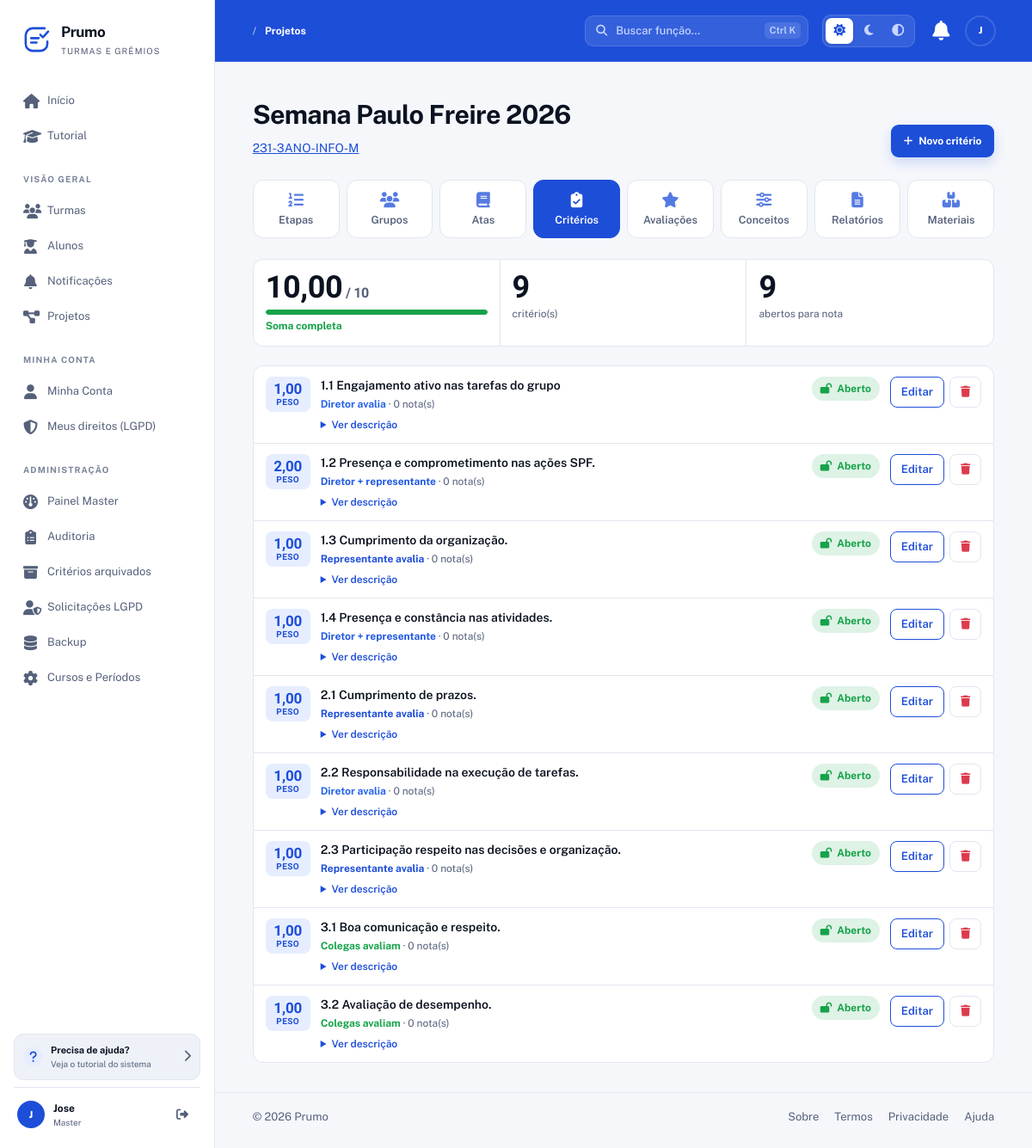
The app's page /Prumo/projetos/3/criterios (signed in) with its own data.
### tables this page shows
CREATE TABLE projetos (
  id INT AUTO_INCREMENT PRIMARY KEY,
  turma_id INT NOT NULL,
  nome VARCHAR(150) NOT NULL,
  descricao TEXT DEFAULT NULL,
  prazo DATE DEFAULT NULL,
  modo_avaliacao ENUM('etapa','cronograma') DEFAULT 'cronograma',
  encerrado TINYINT(1) DEFAULT 0,
  encerrado_em DATETIME DEFAULT NULL,
  encerrado_por INT DEFAULT NULL,
  created_at TIMESTAMP DEFAULT CURRENT_TIMESTAMP,
  updated_at TIMESTAMP DEFAULT CURRENT_TIMESTAMP ON UPDATE CURRENT_TIMESTAMP,
  FOREIGN KEY (turma_id) REFERENCES turmas(id) ON DELETE CASCADE,
  FOREIGN KEY (encerrado_por) REFERENCES usuarios(id) ON DELETE SET NULL,
  INDEX idx_projetos_turma (turma_id),
  INDEX idx_projetos_encerrado (encerrado)
);

CREATE TABLE turmas (
  id INT AUTO_INCREMENT PRIMARY KEY,
  nome VARCHAR(150) NOT NULL,
  codigo_acesso VARCHAR(30) NOT NULL UNIQUE,
  codigo_interno VARCHAR(100) DEFAULT NULL,
  cor_primaria VARCHAR(20) DEFAULT '#3498db',
  cor_secundaria VARCHAR(20) DEFAULT '#2ecc71',
  cor_personalizada TINYINT(1) NOT NULL DEFAULT 0,   
  logo VARCHAR(255) DEFAULT NULL,                   
  bloqueada TINYINT(1) NOT NULL DEFAULT 0,
  bloqueada_motivo VARCHAR(255) DEFAULT NULL,
  bloqueada_em DATETIME DEFAULT NULL,
  bloqueada_por INT DEFAULT NULL,
  created_at TIMESTAMP DEFAULT CURRENT_TIMESTAMP,
  updated_at TIMESTAMP DEFAULT CURRENT_TIMESTAMP ON UPDATE CURRENT_TIMESTAMP,
  FOREIGN KEY (bloqueada_por) REFERENCES usuarios(id) ON DELETE SET NULL,
  INDEX idx_turmas_codigo (codigo_acesso)
);

CREATE TABLE criterios (
  id INT AUTO_INCREMENT PRIMARY KEY,
  projeto_id INT NOT NULL,
  etapa_id INT DEFAULT NULL,
  nome VARCHAR(200) NOT NULL,
  descricao TEXT DEFAULT NULL,
  peso DECIMAL(5,2) NOT NULL DEFAULT 1.00,
  tipo_avaliacao ENUM('diretor','representante','pares','autoavaliacao','coletiva','misto') NOT NULL DEFAULT 'diretor',
  aplicavel_a ENUM('todos','apenas_diretores','apenas_representantes') DEFAULT 'todos',
  prazo_avaliacao DATETIME DEFAULT NULL,
  obrigatorio TINYINT(1) NOT NULL DEFAULT 0,   
  bloqueado TINYINT(1) DEFAULT 0,
  reaberto_por INT DEFAULT NULL,
  reaberto_em DATETIME DEFAULT NULL,
  created_at TIMESTAMP DEFAULT CURRENT_TIMESTAMP,
  updated_at TIMESTAMP DEFAULT CURRENT_TIMESTAMP ON UPDATE CURRENT_TIMESTAMP,
  FOREIGN KEY (projeto_id) REFERENCES projetos(id) ON DELETE CASCADE,
  FOREIGN KEY (etapa_id) REFERENCES projeto_etapas(id) ON DELETE SET NULL,
  FOREIGN KEY (reaberto_por) REFERENCES usuarios(id) ON DELETE SET NULL,
  INDEX idx_crit_projeto (projeto_id),
  INDEX idx_crit_etapa (etapa_id),
  INDEX idx_crit_tipo (tipo_avaliacao)
);

### app/Controllers/CriterioController.php (called while the page is built, shortened)
<?php
require_once __DIR__ . '/../Core/App.php';
require_once __DIR__ . '/../Models/Projeto.php';
require_once __DIR__ . '/../Models/Criterio.php';
class CriterioController
{
    private Projeto            $projeto;
    private Criterio           $criterio;
    private TurmaUsuario       $tu;
    public function __construct()
    {
        $this->projeto  = new Projeto();
        $this->criterio = new Criterio();
        $this->tu       = new TurmaUsuario();
    }
    public function index(int $projetoId)
    {
        $projeto = $this->projeto->porId($projetoId);
        $this->criterio->atualizarBloqueios($projetoId);
        $criterios = $this->criterio->listarPorProjeto($projetoId);
        $soma      = $this->criterio->somaPesos($projetoId);
        $faltamPreencher = [];
        $descontos       = [];
        $statusPeso = 'incompleto';
        if (abs($soma - 10.0) < 0.01) $statusPeso = 'completo';
        elseif ($soma > 10.0)         $statusPeso = 'excedido';
        $this->render('criterios/index', [
            'projeto'    => $projeto,
            'criterios'  => $criterios,
            'somaPesos'  => $soma,
            'statusPeso' => $statusPeso,
            'podeEditar' => $this->podeEditarProjeto($projeto) && !$projeto['encerrado'],
            'podeReabrir'=> !$projeto['encerrado'] && $this->podeReabrir([], $projeto),
            'faltamPreencher' => $faltamPreencher,
            'descontos'       => $descontos,
        ]);
    }
    private function podeReabrir(array $criterio, array $projeto): bool
    {
        $u = $_SESSION['usuario'] ?? null;
        if ($u['tipo'] === 'master') return true;
        $stmt = Database::getConnection()->prepare("
            SELECT 1
            FROM grupo_diretores gd
            INNER JOIN grupos g ON g.id = gd.grupo_id
            WHERE g.projeto_id = ? AND gd.usuario_id = ? AND gd.ativo = 1
            LIMIT 1
        ");
        $stmt->execute([(int) $projeto['id'], (int) $u['id']]);
        return (bool) $stmt->fetchColumn();
    }
    private function podeEditarProjeto(array $projeto): bool
    {
        $u = $_SESSION['usuario'] ?? null;
        if ($u['tipo'] === 'master') return true;
        return $this->tu->ehRepresentante((int) $projeto['turma_id'], (int) $u['id']);
    }
    private function render(string $view, array $dados = []): void
    {
        extract($dados);
        require __DIR__ . '/../Views/' . $view . '.php';
    }
}

### app/Core/Router.php (called while the page is built, shortened)
<?php
require_once __DIR__ . '/App.php';
class Router
{
    private $routes = ['GET' => [], 'POST' => []];
    public function get($uri, $action, $roles = [])
    {
        $this->routes['GET'][$uri] = ['action' => $action, 'roles' => $roles];
    }
    public function post($uri, $action, $roles = [])
    {
        $this->routes['POST'][$uri] = ['action' => $action, 'roles' => $roles];
    }
    public function dispatch($requestUri)
    {
        $path     = parse_url($requestUri, PHP_URL_PATH);
        $basePath = App::getBasePath();
        if ($basePath && strpos($path, $basePath) === 0) {
            $path = substr($path, strlen($basePath));
        }
        $method = $_SERVER['REQUEST_METHOD'];
        $route  = $this->routes[$method][$path] ?? null;
        $params = [];
        if (!$route) {
            foreach ($this->routes[$method] as $routePath => $routeData) {
                if (str_contains($routePath, '{')) {
                    $pattern = preg_replace('#\{[a-zA-Z0-9_]+\}#', '([a-zA-Z0-9_\-\.]+)', $routePath);
                    $pattern = "#^" . $pattern . "$#";
                    if (preg_match($pattern, $path, $matches)) {
                        array_shift($matches);
                        $route  = $routeData;
                        $params = $matches;
                        break;
                    }
                }
            }
        }
        $action = $route['action'];
        [$controller, $methodName] = explode('@', $action);
        $controllerInstance = new $controller();
        $controllerInstance->$methodName(...$params);
    }
}

### public/index.php (called while the page is built, shortened)
<?php
require_once __DIR__ . '/../app/Core/App.php';
require_once __DIR__ . '/../app/Config/database.php';
require_once __DIR__ . '/../app/Core/Router.php';
$router = new Router();
$router->dispatch($_SERVER['REQUEST_URI']);

### app/Core/Model.php (called while the page is built, shortened)
<?php
require_once __DIR__ . '/../Config/database.php';
class Model
{
    public function __construct()
    {
        $this->conn = Database::getConnection();
    }
}

### app/Core/App.php (called while the page is built, shortened)
<?php
class App
{
    private static $config = null;
    public static function init()
    {
        if (self::$config === null) {
            $envFile = __DIR__ . '/../../.env';
            self::$config = parse_ini_file($envFile);
        }
    }
    public static function get($key, $default = null)
    {
        return self::$config[$key] ?? $_ENV[$key] ?? $default;
    }
    public static function getName()
    {
        return self::get('APP_NAME', 'ProjetoBase');
    }
    public static function getBasePath()
    {
        return self::get('APP_BASE_PATH', '/' . self::getName());
    }
}

### app/Config/database.php (called while the page is built, shortened)
<?php
require_once __DIR__ . '/../Core/App.php';
class Database
{
    private static $connection = null;
    public static function getConnection()
    {
        if (self::$connection === null) {
            try {
                $host = App::get('DB_HOST', '127.0.0.1');
                $dbname = App::get('DB_NAME', 'ProjetoBase');
                $user = App::get('DB_USER', 'root');
                $pass = App::get('DB_PASS', '');
                $port = App::get('DB_PORT', '3306');
                if (strpos($host, ':') !== false) {
                    $dsn = "mysql:host={$host};dbname={$dbname};charset=utf8";
                } else {
                    $dsn = "mysql:host={$host};port={$port};dbname={$dbname};charset=utf8";
                }
                self::$connection = new PDO(
                    $dsn,
                    $user,
                    $pass,
                    [
                        PDO::ATTR_ERRMODE => PDO::ERRMODE_EXCEPTION,
                        PDO::ATTR_DEFAULT_FETCH_MODE => PDO::FETCH_ASSOC,
                        PDO::ATTR_EMULATE_PREPARES => false
                    ]
                );
            } catch (PDOException $e) {
                error_log("Erro de conexão com o banco: " . $e->getMessage());
                throw new Exception("Erro de conexão com o banco de dados: " . $e->getMessage());
            }
        }
        return self::$connection;
    }
}

### app/Models/Projeto.php (called while the page is built, shortened)
<?php
require_once __DIR__ . '/../Core/Model.php';
class Projeto extends Model
{
    public function porId(int $id): ?array
    {
        $stmt = $this->conn->prepare("
            SELECT p.*, t.nome AS turma_nome, t.codigo_acesso AS turma_codigo,
                   u.nome AS encerrado_por_nome
            FROM projetos p
            INNER JOIN turmas t ON t.id = p.turma_id
            LEFT JOIN usuarios u ON u.id = p.encerrado_por
            WHERE p.id = ? LIMIT 1
        ");
        $stmt->execute([$id]);
        return $stmt->fetch(PDO::FETCH_ASSOC) ?: null;
    }
}

### app/Models/Criterio.php (called while the page is built, shortened)
<?php
require_once __DIR__ . '/../Core/Model.php';
class Criterio extends Model
{
    public function listarPorProjeto(int $projetoId): array
    {
        $stmt = $this->conn->prepare("
            SELECT c.*,
                   e.nome AS etapa_nome,
                   (SELECT COUNT(*) FROM avaliacoes a WHERE a.criterio_id = c.id) AS total_avaliacoes,
                   (SELECT COUNT(*) FROM avaliacoes_coletivas ac WHERE ac.criterio_id = c.id) AS total_coletivas
            FROM criterios c
            LEFT JOIN projeto_etapas e ON e.id = c.etapa_id
            WHERE c.projeto_id = ?
            ORDER BY c.created_at ASC
        ");
        $stmt->execute([$projetoId]);
        return $stmt->fetchAll(PDO::FETCH_ASSOC);
    }
    public function somaPesos(int $projetoId): float
    {
        $stmt = $this->conn->prepare("
            SELECT COALESCE(SUM(peso), 0) FROM criterios WHERE projeto_id = ?
        ");
        $stmt->execute([$projetoId]);
        return (float) $stmt->fetchColumn();
    }
}

### app/Views/criterios/index.php (the view, shortened to what this page needs)
<?php
require_once __DIR__ . '/../layouts/header.php';
require_once __DIR__ . '/../layouts/nav.php';
$tipoLabel = [
    'diretor'       => 'Diretor avalia',
    'representante' => 'Representante avalia',
    'pares'         => 'Colegas avaliam',
    'autoavaliacao' => 'Autoavaliação',
    'coletiva'      => 'Nota do grupo',
    'misto'         => 'Diretor + representante',
];
$pesoFmt   = fn($v) => number_format((float) $v, 2, ',', '.');
$abertos   = count(array_filter($criterios, fn($c) => !$c['bloqueado']));
$bloqueados = count($criterios) - $abertos;
$falta     = 10 - $somaPesos;
$statusPesoTxt = [
    'completo'   => 'Soma completa',
    'incompleto' => 'Faltam ' . $pesoFmt($falta) . ' para 10',
    'excedido'   => 'Passou ' . $pesoFmt(-$falta) . ' de 10',
][$statusPeso];
$pid = (int) $projeto['id'];
?>
<section class="hero-section">
    <div>
        <h1><?= h($projeto['nome']) ?></h1>
        <p class="hero-subtitle">
            <a href="<?= $basePath ?>/turmas/<?= (int) $projeto['turma_id'] ?>"><?= h($projeto['turma_nome']) ?></a>
        </p>
    </div>
    <div class="hero-actions">
        <?php if ($podeEditar): ?>
            <a class="button button-primary" href="<?= $basePath ?>/projetos/<?= $pid ?>/criterios/criar">
                <i class="fas fa-plus"></i> Novo critério
            </a>
        <?php endif; ?>
    </div>
</section>
<?php require __DIR__ . '/../projetos/_nav.php'; ?>
<?php if (empty($criterios)): ?>
    <section class="panel empty-state">
        <span class="icon-large text-muted"><i class="fas fa-clipboard-check"></i></span>
        <h2>Nenhum critério cadastrado</h2>
        <p>
            <?= $podeEditar
                ? 'Os critérios definem como os alunos são avaliados. A soma dos pesos deve dar 10.'
                : 'Aguarde o representante criar os critérios deste projeto.' ?>
        </p>
        <?php if ($podeEditar): ?>
            <a class="button button-primary" href="<?= $basePath ?>/projetos/<?= $pid ?>/criterios/criar">
                <i class="fas fa-plus"></i> Criar critério
            </a>
        <?php endif; ?>
    </section>
<?php else: ?>
    <div class="grade-numeros crit-numeros">
        <div class="grade-celula crit-soma <?= h($statusPeso) ?>">
            <span class="num"><?= $pesoFmt($somaPesos) ?><small class="crit-de"> / 10</small></span>
            <span class="crit-barra" aria-hidden="true"><span style="width: <?= min(100, max(0, $somaPesos * 10)) ?>%"></span></span>
            <small class="crit-soma-txt"><?= h($statusPesoTxt) ?></small>
        </div>
        <div class="grade-celula">
            <span class="num"><?= count($criterios) ?></span>
            <small>critério(s)</small>
        </div>
        <div class="grade-celula">
            <span class="num"><?= $abertos ?></span>
            <small>abertos para nota<?= $bloqueados ? ' · ' . $bloqueados . ' encerrado(s)' : '' ?></small>
        </div>
    </div>
    <ul class="lista-tarefas lista-criterios">
        <?php foreach ($criterios as $c):
            $cid   = (int) $c['id'];
            $total = (int) $c['total_avaliacoes'] + (int) $c['total_coletivas'];
        ?>
            <li class="<?= $c['bloqueado'] ? 'bloqueado' : '' ?>">
                <span class="crit-peso num" title="Peso"><?= $pesoFmt($c['peso']) ?><small>peso</small></span>
                <div class="tarefa-info">
                    <strong><?= h($c['nome']) ?></strong>
                    <small>
                        <span class="crit-tipo t-<?= h($c['tipo_avaliacao']) ?>"><?= h($tipoLabel[$c['tipo_avaliacao']] ?? $c['tipo_avaliacao']) ?></span>
                        · <?= $total ?> nota(s)
                    </small>
                    <?php if (!empty($c['descricao'])): ?>
                        <details class="crit-descricao">
                            <summary>Ver descrição</summary>
                        </details>
                    <?php endif; ?>
                </div>
                <span class="crit-status <?= $c['bloqueado'] ? 'fechado' : 'aberto' ?>">
                    <i class="fas <?= $c['bloqueado'] ? 'fa-lock' : 'fa-lock-open' ?>"></i>
                    <?= $c['bloqueado'] ? 'Encerrado' : 'Aberto' ?>
                </span>
                <?php if ($podeEditar || ($podeReabrir && $c['bloqueado'])): ?>
                    <span class="crit-acoes-linha">
                        <?php if ($podeEditar): ?>
                            <a class="tarefa-acao" href="<?= $basePath ?>/criterios/<?= $cid ?>/editar">Editar</a>
                            <form method="POST" action="<?= $basePath ?>/criterios/<?= $cid ?>/excluir" class="d-inline">
                                <button type="submit" class="tarefa-acao perigo" aria-label="Excluir <?= h($c['nome']) ?>"
                                        onclick="return confirm('<?= $total
                                            ? 'Este critério tem ' . $total . ' nota(s). Elas ficam arquivadas por 30 dias e só o master pode restaurar. Excluir mesmo assim?'
                                            : 'Excluir este critério?' ?>')">
                                    <i class="fas fa-trash"></i>
                                </button>
                            </form>
                        <?php endif; ?>
                    </span>
                <?php endif; ?>
            </li>
        <?php endforeach; ?>
    </ul>
<?php endif; ?>
<?php require_once __DIR__ . '/../layouts/footer.php'; ?>

### records on screen
projetos: nome "Semana Paulo Freire 2026", turma.nome "231-3ANO-INFO-M"
criterios: peso "1,00", nome "1.1 Engajamento ativo nas tarefas do grupo", tipo_avaliacao "Diretor avalia", total "0", bloqueado 0 (drawn)
criterios: peso "2,00", nome "1.2 Presença e comprometimento nas ações SPF.", tipo_avaliacao "Diretor + representante", total "0", bloqueado 0 (drawn)
criterios: peso "1,00", nome "1.3 Cumprimento da organização.", tipo_avaliacao "Representante avalia", total "0", bloqueado 0 (drawn)
criterios: peso "1,00", nome "1.4 Presença e constância nas atividades.", tipo_avaliacao "Diretor + representante", total "0", bloqueado 0 (drawn)
criterios: peso "1,00", nome "2.1 Cumprimento de prazos.", tipo_avaliacao "Representante avalia", total "0", bloqueado 0 (drawn)
criterios: peso "1,00", nome "2.2 Responsabilidade na execução de tarefas.", tipo_avaliacao "Diretor avalia", total "0", bloqueado 0 (drawn)
criterios: peso "1,00", nome "2.3 Participação respeito nas decisões e organização.", tipo_avaliacao "Representante avalia", total "0", bloqueado 0 (drawn)
criterios: peso "1,00", nome "3.1 Boa comunicação e respeito.", tipo_avaliacao "Colegas avaliam", total "0", bloqueado 0 (drawn)
criterios: peso "1,00", nome "3.2 Avaliação de desempenho.", tipo_avaliacao "Colegas avaliam", total "0", bloqueado 0 (drawn)

### other values on screen
$appName "Prumo"
$label "Início"
$label "Tutorial"
$secao "VISÃO GERAL"
$label "Turmas"
$label "Alunos"
$label "Notificações"
$label "Projetos"
$secao "MINHA CONTA"
$label "Minha Conta"
$label "Meus direitos (LGPD)"
$secao "ADMINISTRAÇÃO"
$label "Painel Master"
$label "Auditoria"
$label "Critérios arquivados"
